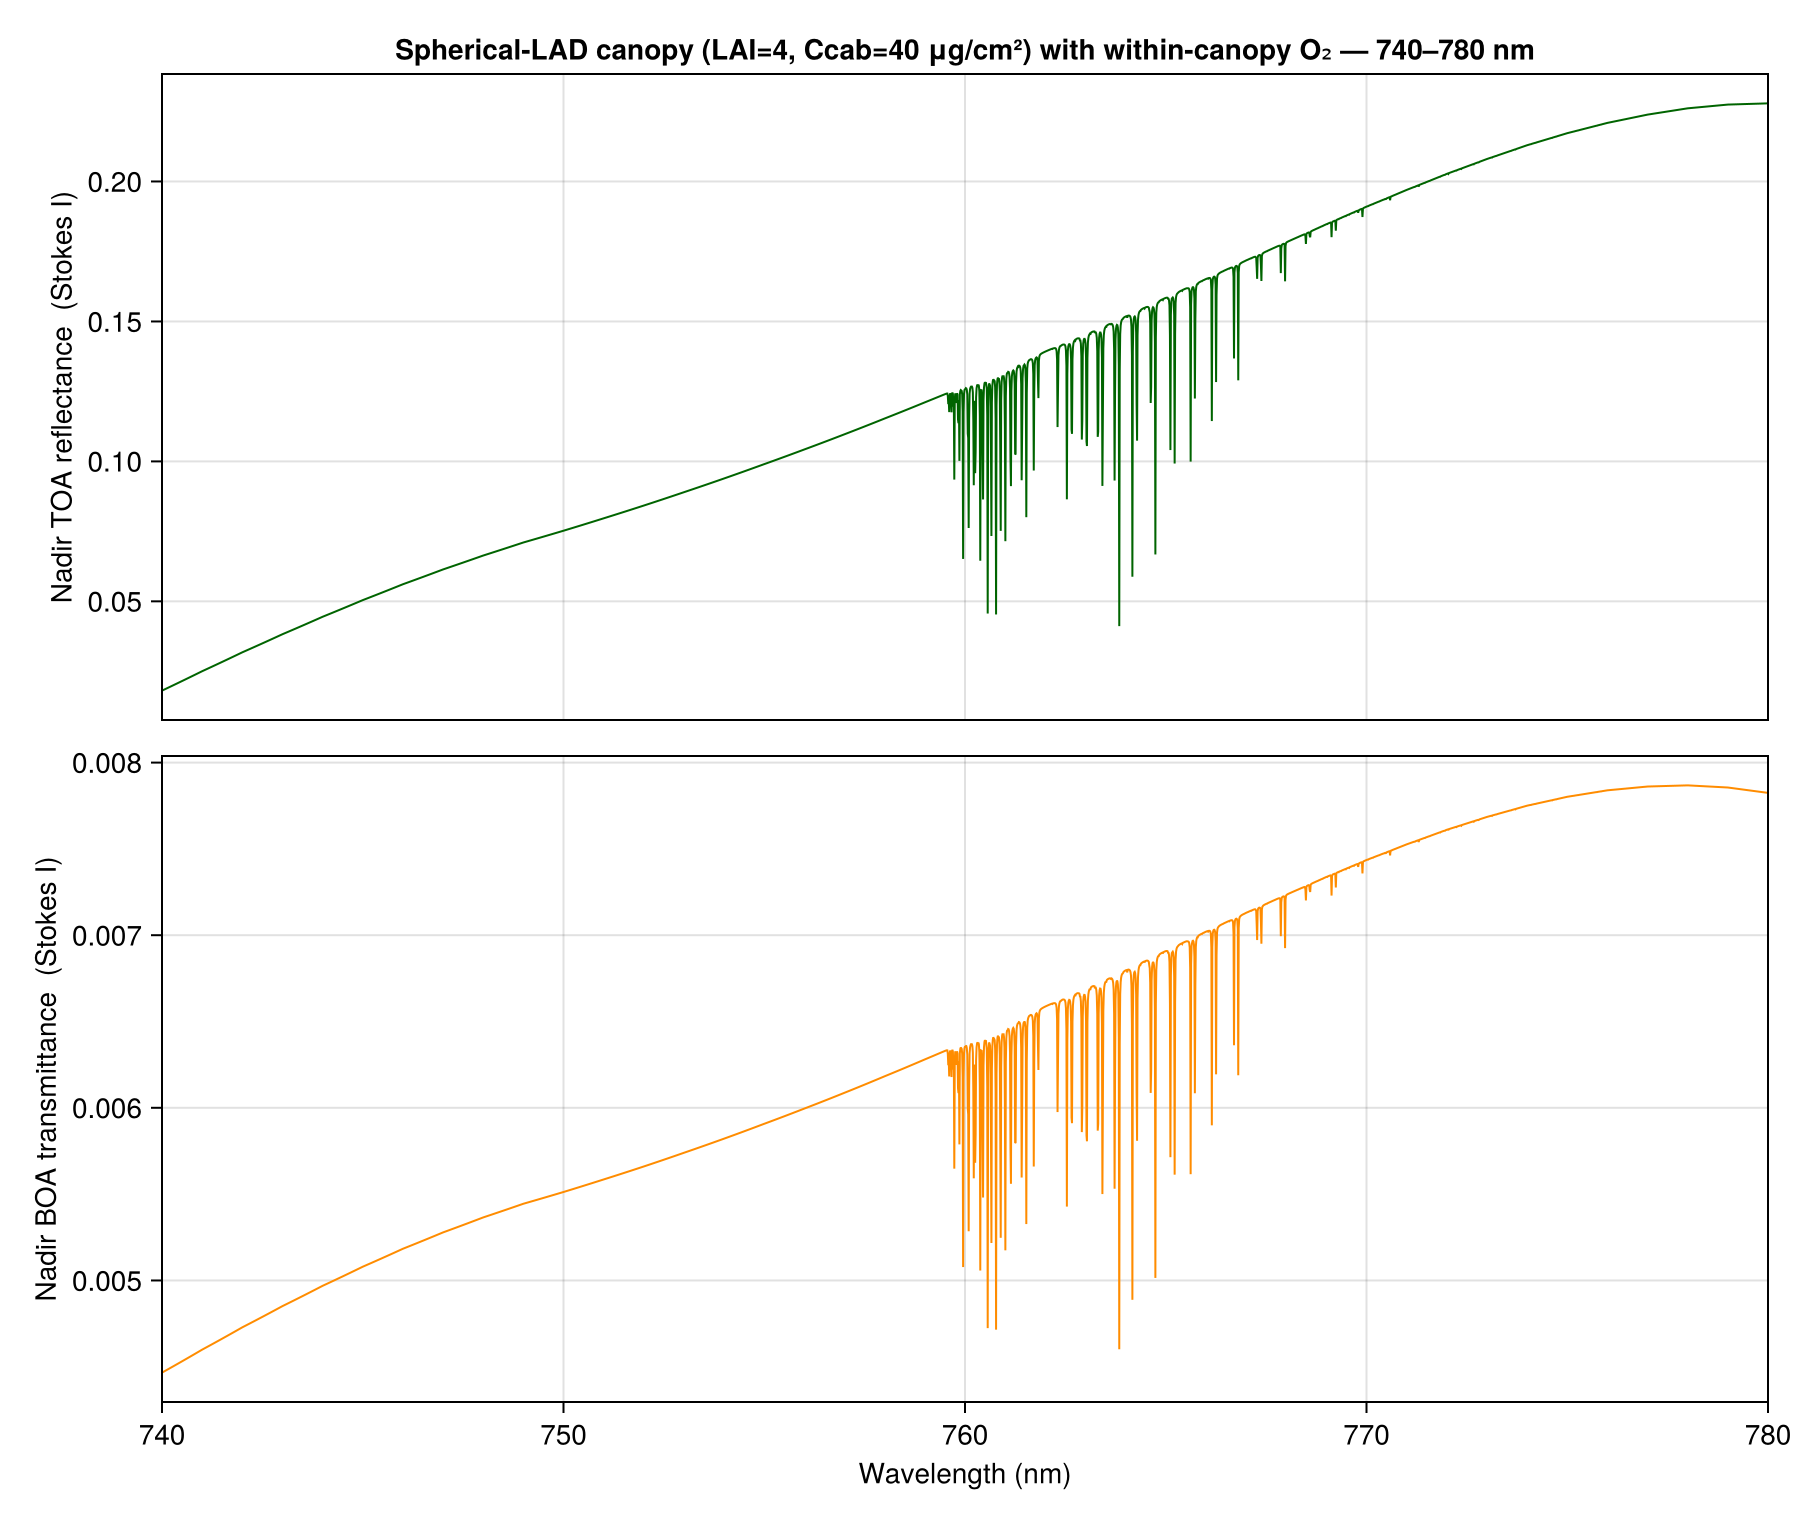

Write the Julia code that produced this figure.
# =================================================================
# Sample run: homogeneous canopy + within-canopy O2 absorption,
# isolated (no real atmosphere above), with PROSPECT-derived
# spectral leaf optics.
#
#   - canopy depth ≈ 30 m  (canopy_dp = 3 hPa, O2 mixed in at 21%)
#   - LAI           = 4.0  (4 sub-layers, leaves interleaved with O2)
#   - LAD           = spherical leaves (G(mu) = 0.5)
#   - typical green-leaf chlorophyll (Ccab = 40 μg/cm²)
#   - 740–780 nm at 0.2 cm⁻¹ resolution (full O2 A-band core).  The
#     v5.2 O2 ABSCO LUT only spans ≈ 754.6–784.6 nm; outside that
#     range σ_O2 is extrapolated to zero (correct physically — A-band
#     is the only O2 feature in this window).
#
# The YAML config sets the column above the canopy to a vanishingly
# thin layer (Δp = 0.01 hPa) so the TOA reflectance matrix returned
# by rt_run is essentially the canopy's own R⁻⁺ — the O2 imprint you
# see comes only from the in-canopy 3 hPa column.
# =================================================================

using vSmartMOM
using vSmartMOM.CoreRT
using CanopyOptics
using CairoMakie

# Run with `julia --project=docs sandbox/canopy_o2_740_780nm.jl`.
if !haskey(ENV, "VSMARTMOM_O2_ABSCO")
    default_o2_lut = "/net/squid/data1/ABSCO_CS_Database/v5.2_final/o2_v52_v2.jld2"
    isfile(default_o2_lut) || error(
        "Set ENV[\"VSMARTMOM_O2_ABSCO\"] to the O2 ABSCO JLD2 LUT path.")
    ENV["VSMARTMOM_O2_ABSCO"] = default_o2_lut
end

# ── 1) Atmosphere + O2 absorption + spectral grid (from YAML) ────────
yaml_path = joinpath(@__DIR__, "canopy_o2_740_780nm.yaml")
params    = parameters_from_yaml(yaml_path)

# ── 2) Build a typical green-leaf PROSPECT spectrum ──────────────────
leaf = CanopyOptics.LeafProspectProProperties(
    N      = 1.5,    # leaf structure
    Ccab   = 40.0,   # chlorophyll a+b  [μg/cm²]
    Ccar   = 8.0,    # carotenoids      [μg/cm²]
    Canth  = 0.0,
    Cbrown = 0.0,
    Cw     = 0.012,  # equivalent water thickness [cm]
    Cm     = 0.009,  # dry matter content        [g/cm²]
    Cprot  = 0.0,
    Ccbc   = 0.0,
)

# Spectral leaf R/T on a 1 nm grid; CanopySurface interpolates onto
# the RT wavenumber grid internally.
LAD = CanopyOptics.spherical_leaves(Float64)
canopy = CanopySurface_from_prospect(
    leaf, 400.0:1.0:2500.0;
    soil        = LambertianSurfaceScalar(0.10),
    LAI         = 4.0,
    n_layers    = 4,        # need ≥ 2 sublayers to interleave atm
    LAD         = LAD,
    include_atm = true,
    canopy_dp   = 3.0,      # ~30 m forest ≈ 3 hPa
)

# Replace the per-band soil BRDF with the canopy (with O2 inside).
for ib in eachindex(params.brdf)
    params.brdf[ib] = canopy
end

# ── 3) Build model and run forward RT ────────────────────────────────
model = model_from_parameters(params)
R, T  = rt_run(model)
println("R size (vza, stokes, λ): ", size(R))

# ── 4) Pull nadir Stokes I and plot vs wavelength ────────────────────
νs   = collect(model.atmosphere.spec_bands[1])     # cm⁻¹
λ_nm = 1e7 ./ νs

vza_idx = findfirst(==(0.0), model.obs_geom.vza)
@assert vza_idx !== nothing "Nadir VZA=0 must be in the geometry."

R_nadir = R[vza_idx, 1, :]
T_nadir = T[vza_idx, 1, :]
println("R(I, nadir) min/max: ", extrema(R_nadir))
println("T(I, nadir) min/max: ", extrema(T_nadir))

fig = Figure(size = (900, 760))
ax_R = Axis(fig[1, 1];
    ylabel = "Nadir TOA reflectance  (Stokes I)",
    title  = "Spherical-LAD canopy (LAI=4, Ccab=40 μg/cm²) with within-canopy O₂ — 740–780 nm",
)
lines!(ax_R, λ_nm, R_nadir; color = :darkgreen, linewidth = 1.0)
xlims!(ax_R, 740, 780)
hidexdecorations!(ax_R; grid = false)

ax_T = Axis(fig[2, 1];
    xlabel = "Wavelength (nm)",
    ylabel = "Nadir BOA transmittance  (Stokes I)",
)
lines!(ax_T, λ_nm, T_nadir; color = :darkorange, linewidth = 1.0)
xlims!(ax_T, 740, 780)

linkxaxes!(ax_R, ax_T)

out_png = joinpath(@__DIR__, "canopy_o2_740_780nm.png")
save(out_png, fig)
println("Saved nadir R and T plot → ", out_png)
fig
